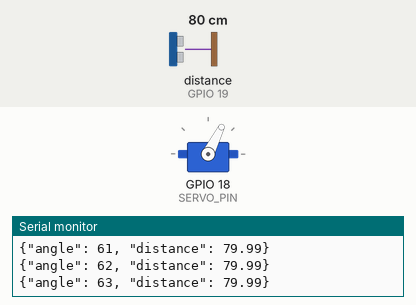
Recording of a sketch running on a simulated ESP32-S3. Parts: servo, the last lines printed to the serial monitor. Wiring (inferred from the names in the program): ultrasonic range finder: trigger GPIO 5; echo GPIO 19. The test bench sets the inputs (shaded band); at power-on: distance to the obstacle (sensor on GPIO 19) 80 cm. The echo pulse lasts 58.3 µs per cm.

Above: at 1.7 s.
1.8 s: distance to the obstacle (sensor on GPIO 19) set to 9 cm
At 2.23 s:
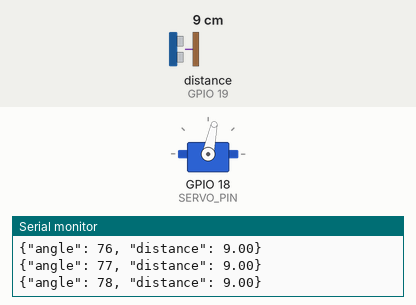
4.8 s: distance to the obstacle (sensor on GPIO 19) set to 250 cm
At 5.54 s:
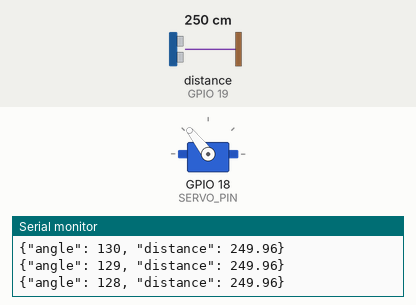
Timing chart, 0 to 13.8 s (numbered marks = the images above; inputs shaded):
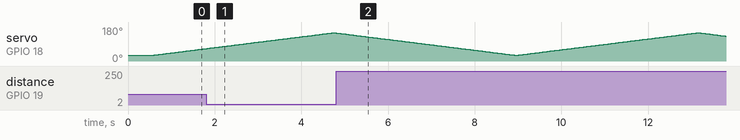

The sketch:

hil_sensor_rig.ino
```cpp
/*
 * Hardware-in-the-Loop (HIL) Sensor Rig Firmware
 * Compatible with Arduino (Uno, Nano, Mega) and ESP32.
 *
 * Components:
 * - Servo Motor (PWM-controlled sweep)
 * - Ultrasonic Sensor (HC-SR04 / HC-SR04P)
 *
 * Operation:
 * - Non-blocking sweep routine between 30° and 150°.
 * - At each step, triggers the HC-SR04 to measure distance in centimeters.
 * - Streams JSON telemetry over Serial at 115200 baud for consumption by
 *   the terrain mapper Python serial parser (`serial_comms.py`).
 *
 * Serial Output Format (one JSON packet per line):
 *   {"angle": 45, "distance": 23.45}
 */

#if defined(ESP32) || defined(ARDUINO_ARCH_ESP32)
  #include <ESP32Servo.h>
#else
  #include <Servo.h>
#endif

// ============================================================================
// Pin Configuration
// ============================================================================
#if defined(ESP32) || defined(ARDUINO_ARCH_ESP32)
  // Recommended pins for ESP32 DevKit
  constexpr int SERVO_PIN = 18;  // PWM capable pin
  constexpr int TRIG_PIN  = 5;   // Ultrasonic Trigger output
  constexpr int ECHO_PIN  = 19;  // Ultrasonic Echo input (Note: Use 3.3V divider if sensor is 5V)
#else
  // Standard Arduino (Uno, Nano, Mini) pins
  constexpr int SERVO_PIN = 9;   // PWM capable pin
  constexpr int TRIG_PIN  = 10;  // Ultrasonic Trigger output
  constexpr int ECHO_PIN  = 11;  // Ultrasonic Echo input
#endif

// ============================================================================
// Sweep & Timing Configuration
// ============================================================================
constexpr int MIN_ANGLE = 30;              // Minimum sweep angle (degrees)
constexpr int MAX_ANGLE = 150;             // Maximum sweep angle (degrees)
constexpr int ANGLE_STEP = 1;              // Step increment per interval
constexpr unsigned long STEP_INTERVAL_MS = 35; // Time between steps (ms)
constexpr unsigned long ECHO_TIMEOUT_US  = 30000; // ~5m max range timeout (30ms)

// ============================================================================
// Global State
// ============================================================================
Servo sweepServo;

int currentAngle = MIN_ANGLE;
int sweepDirection = 1; // 1 = forward (30 -> 150), -1 = backward (150 -> 30)
unsigned long lastStepTimestamp = 0;

// ============================================================================
// Helper Functions
// ============================================================================

/**
 * Trigger HC-SR04 and compute distance in centimeters.
 * Returns -1.0 if echo timed out (out of range or disconnected).
 */
float readUltrasonicDistanceCm() {
  // Ensure clean LOW pulse before triggering
  digitalWrite(TRIG_PIN, LOW);
  delayMicroseconds(2);

  // Send 10µs HIGH pulse to trigger pin
  digitalWrite(TRIG_PIN, HIGH);
  delayMicroseconds(10);
  digitalWrite(TRIG_PIN, LOW);

  // Measure echo pulse duration in microseconds
  unsigned long durationUs = pulseIn(ECHO_PIN, HIGH, ECHO_TIMEOUT_US);

  if (durationUs == 0) {
    // Pulse timed out (no echo detected or out of range)
    return -1.0f;
  }

  // Speed of sound = 343 m/s = 0.0343 cm/µs
  // Distance = (duration / 2) * speed_of_sound
  return (float)(durationUs * 0.0343 / 2.0);
}

/**
 * Send JSON telemetry packet over Serial.
 * Format: {"angle": <int>, "distance": <float>}
 */
void sendTelemetry(int angle, float distanceCm) {
  Serial.print(F("{\"angle\": "));
  Serial.print(angle);
  Serial.print(F(", \"distance\": "));
  Serial.print(distanceCm, 2);
  Serial.println(F("}"));
}

// ============================================================================
// Setup & Main Loop
// ============================================================================

void setup() {
  // Initialize serial communication for HIL interface
  Serial.begin(115200);

  // Configure ultrasonic sensor pins
  pinMode(TRIG_PIN, OUTPUT);
  pinMode(ECHO_PIN, INPUT);
  digitalWrite(TRIG_PIN, LOW);

  // Attach and position servo to starting angle
  #if defined(ESP32) || defined(ARDUINO_ARCH_ESP32)
    ESP32PWM::allocateTimer(0);
    ESP32PWM::allocateTimer(1);
    ESP32PWM::allocateTimer(2);
    ESP32PWM::allocateTimer(3);
    sweepServo.setPeriodHertz(50); // Standard 50Hz servo
  #endif

  sweepServo.attach(SERVO_PIN);
  sweepServo.write(currentAngle);

  // Short warm-up delay for hardware stabilization
  delay(500);
  lastStepTimestamp = millis();
}

void loop() {
  unsigned long currentMillis = millis();

  // Non-blocking timer check for the sweep routine
  if (currentMillis - lastStepTimestamp >= STEP_INTERVAL_MS) {
    lastStepTimestamp = currentMillis;

    // 1. Move servo to current angle
    sweepServo.write(currentAngle);

    // 2. Measure distance at this angle
    float distance = readUltrasonicDistanceCm();

    // 3. Output clean JSON telemetry packet
    sendTelemetry(currentAngle, distance);

    // 4. Increment/decrement angle for next iteration
    currentAngle += sweepDirection * ANGLE_STEP;

    // 5. Reverse direction at limits
    if (currentAngle >= MAX_ANGLE) {
      currentAngle = MAX_ANGLE;
      sweepDirection = -1;
    } else if (currentAngle <= MIN_ANGLE) {
      currentAngle = MIN_ANGLE;
      sweepDirection = 1;
    }
  }

  // Main loop remains free for other non-blocking tasks if needed
}
```
